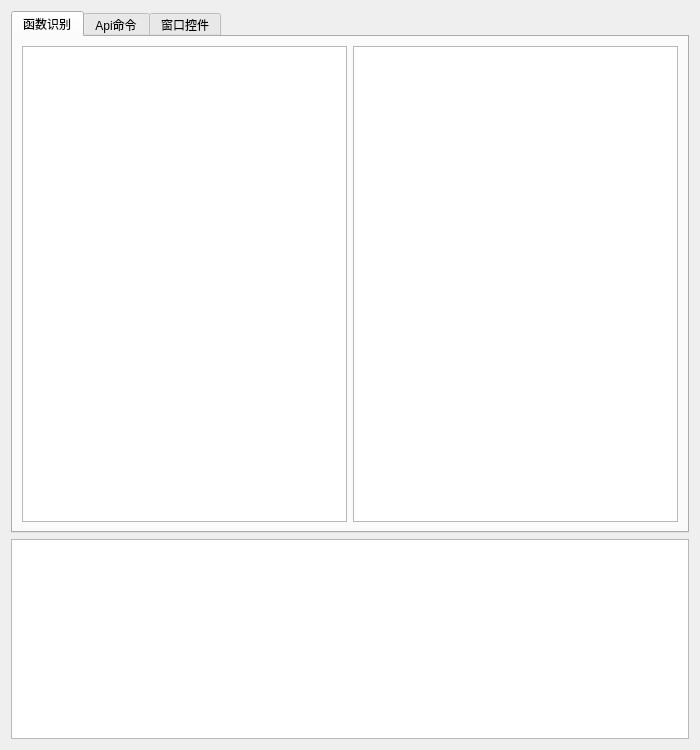
<?xml version="1.0" encoding="UTF-8"?>
<ui version="4.0">
 <class>MainWindow</class>
 <widget class="QWidget" name="MainWindow">
  <property name="geometry">
   <rect>
    <x>0</x>
    <y>0</y>
    <width>700</width>
    <height>750</height>
   </rect>
  </property>
  <property name="windowTitle">
   <string>E-Debug</string>
  </property>
  <layout class="QGridLayout" name="gridLayout_2">
   <item row="2" column="1">
    <widget class="QPlainTextEdit" name="outMsg">
     <property name="minimumSize">
      <size>
       <width>0</width>
       <height>0</height>
      </size>
     </property>
     <property name="maximumSize">
      <size>
       <width>16777215</width>
       <height>200</height>
      </size>
     </property>
     <property name="baseSize">
      <size>
       <width>0</width>
       <height>0</height>
      </size>
     </property>
     <property name="frameShadow">
      <enum>QFrame::Sunken</enum>
     </property>
     <property name="lineWidth">
      <number>1</number>
     </property>
     <property name="midLineWidth">
      <number>0</number>
     </property>
     <property name="verticalScrollBarPolicy">
      <enum>Qt::ScrollBarAlwaysOff</enum>
     </property>
     <property name="horizontalScrollBarPolicy">
      <enum>Qt::ScrollBarAsNeeded</enum>
     </property>
     <property name="documentTitle">
      <string/>
     </property>
     <property name="lineWrapMode">
      <enum>QPlainTextEdit::WidgetWidth</enum>
     </property>
     <property name="readOnly">
      <bool>true</bool>
     </property>
     <property name="plainText">
      <string/>
     </property>
     <property name="placeholderText">
      <string/>
     </property>
    </widget>
   </item>
   <item row="0" column="0">
    <layout class="QGridLayout" name="gridLayout"/>
   </item>
   <item row="1" column="1">
    <widget class="QTabWidget" name="tabWidget">
     <property name="currentIndex">
      <number>0</number>
     </property>
     <widget class="QWidget" name="tab_Func">
      <attribute name="title">
       <string>函数识别</string>
      </attribute>
      <layout class="QHBoxLayout" name="horizontalLayout">
       <item>
        <widget class="QListWidget" name="list_LibInfo">
         <property name="contextMenuPolicy">
          <enum>Qt::DefaultContextMenu</enum>
         </property>
        </widget>
       </item>
       <item>
        <widget class="QTableWidget" name="table_Func">
         <property name="font">
          <font>
           <pointsize>9</pointsize>
          </font>
         </property>
         <property name="selectionBehavior">
          <enum>QAbstractItemView::SelectRows</enum>
         </property>
         <property name="showGrid">
          <bool>false</bool>
         </property>
         <property name="sortingEnabled">
          <bool>true</bool>
         </property>
         <attribute name="verticalHeaderVisible">
          <bool>false</bool>
         </attribute>
        </widget>
       </item>
      </layout>
     </widget>
     <widget class="QWidget" name="tab_Api">
      <attribute name="title">
       <string>Api命令</string>
      </attribute>
     </widget>
     <widget class="QWidget" name="tab_Control">
      <attribute name="title">
       <string>窗口控件</string>
      </attribute>
     </widget>
    </widget>
   </item>
  </layout>
 </widget>
 <resources/>
 <connections/>
</ui>
